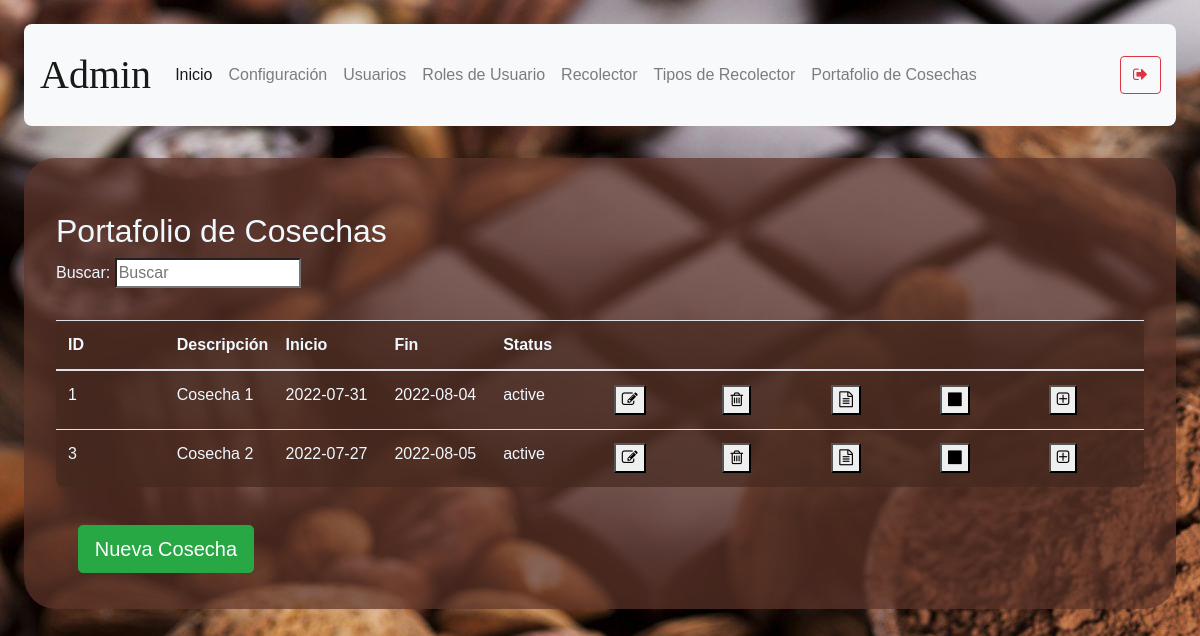
/harvest (signed in), run on an earlier commit of the app's database.
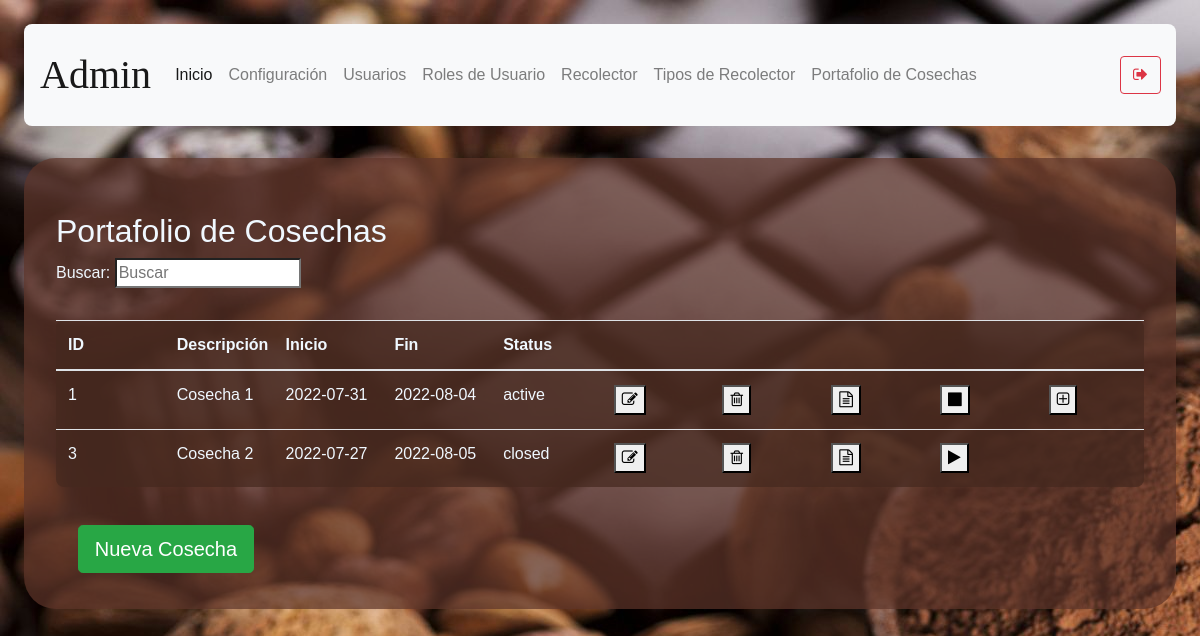
And on a later commit of the database.
### models/harvest.py (models this page shows, shortened)
class Harvest (db.Model):
    __tablename__ = 'harvest'
    id = db.Column(db.Integer, primary_key = True)
    description = db.Column(db.String(250), nullable = False)
    start_date = db.Column(db.String(10), nullable=False)
    end_date = db.Column(db.String(10), nullable= False)
    status = db.Column(db.String(10), nullable = False)

### routes/harvest.py (the view)
@harvest_route.route('/harvest')
def index():
    if( not verify_permissions(session, User, allowed_rols + ['shopping-analyst']) ):
        return redirect(url_for('auth.index'))
    harvests = Harvest.query.all()
    productors = Productor.query.all()
    if ( 'management-status' in session ):
        status = session['management-status']
        session.pop('management-status', None)
        return render_template("harvest.html",\
        status = status,\
        harvests = harvests, productors=productors )
    return render_template("harvest.html",\
        status = "",\
        harvests = harvests, productors=productors )

### models/user.py (called while the page is built)
    def get_user_rol_by_username( self, username ):
        user_rol_id = User.query.filter_by(username = username).first().user_rol_id
        user_rol = User_rol.query.get(user_rol_id).description
        return user_rol

### utils/functions.py (called while the page is built)
def verify_permissions(session, User, allowed=['admin']):
    return 'username' in session and \
    ( allowed == 'all' or User.get_user_rol_by_username(User, session['username']) in allowed)

### templates/harvest.html (shortened to what this page needs)
{% extends "base.html" %}
{% block content %}
    <h2>Portafolio de Cosechas</h2>
    <p>
        Buscar: <input id ="search-bar" onkeyup="searchEngine()" type="search" name="busqueda" placeholder="Buscar">
    </p>
        <table class="table content-table fixed-table">
            <thead>
                <th>ID</th>
                <th>Descripción</th>
                <th>Inicio</th>
                <th>Fin</th>
                <th>Status</th>
                <th></th>
                <th></th>
                <th></th>
                <th></th>
                <th></th>
            </thead>
            <tbody id = table-body-data>
            {% for harvest in harvests %}
            <tr>
                <td>{{ harvest.id }}</td>
                <td>{{ harvest.description }}</td>
                <td>{{ harvest.start_date }}</td>
                <td>{{ harvest.end_date }}</td>
                <td>{{ harvest.status }}</td>
                <td><button onclick="window.location.href=`/harvest/edit/{{ harvest.id }}`"><i class="fa fa-pencil-square-o" aria-hidden="true"></i></button></td>
                <td><button onclick='deleteConfirm( {{ harvest.id }}, "Harvest" )'><i class="fa fa-trash-o" aria-hidden="true"></i></button></td>
                <td><button onclick='window.location.href=`/harvest/{{ harvest.id }}/purchase`'><i class="fa fa-file-text-o" aria-hidden="true"></i></i></button></td>
                {% if harvest.status == "active" %}
                    <td><button onclick='window.location.href=`/harvest/close/{{ harvest.id }}`'><i class="fa fa-stop" aria-hidden="true"></i></button></td>
                    <td><button type="button" class="" data-toggle="modal" data-target="#modal-{{harvest.id}}"><i class="fa fa-plus-square-o" aria-hidden="true"></i></i></button></td>
                {% else %}
                    <td><button onclick='window.location.href=`/harvest/activate/{{ harvest.id }}`'><i class="fa fa-play" aria-hidden="true"></i></button></td>
                    <td></td>
                {% endif %}
            </tr>
            {% endfor %}
            </tbody>
        </table>
        <button type="submit" onclick="showForm()" class="btn btn-success btn-lg mb-1">Nueva Cosecha</button>
{% endblock %}

What changed in the data, as far as the page shows it:
changed Harvest "Cosecha 2": status "active" → "closed"
